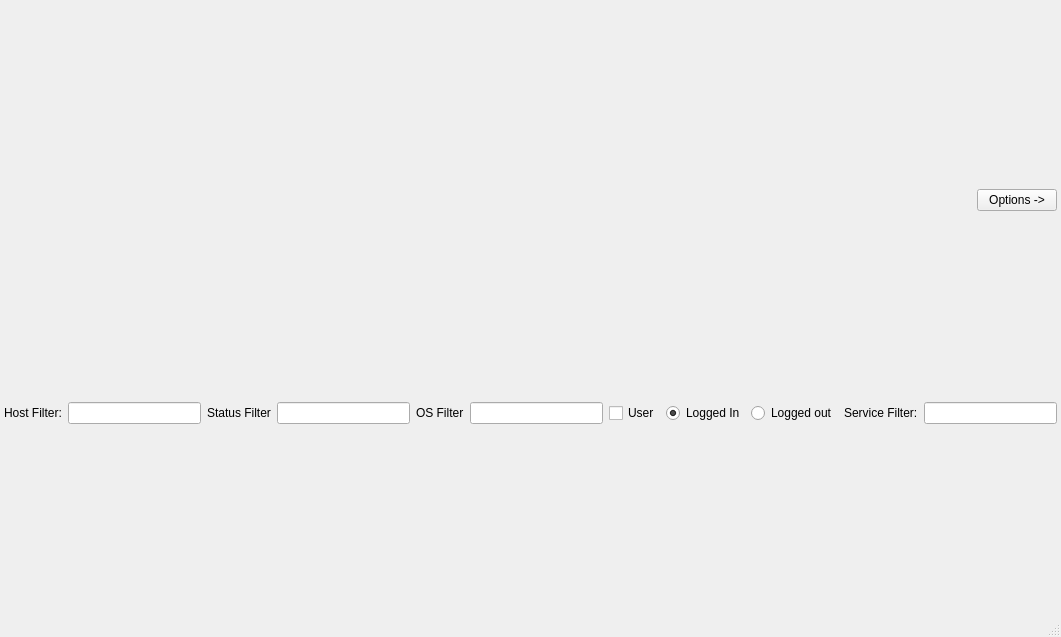
<?xml version="1.0" encoding="UTF-8"?>
<ui version="4.0">
 <class>HostServiceMatrixWindowUi</class>
 <widget class="QMainWindow" name="HostServiceMatrixWindowUi">
  <property name="geometry">
   <rect>
    <x>0</x>
    <y>0</y>
    <width>1061</width>
    <height>637</height>
   </rect>
  </property>
  <property name="windowTitle">
   <string>MainWindow</string>
  </property>
  <widget class="QWidget" name="mCentralWidget">
   <layout class="QVBoxLayout">
    <property name="spacing">
     <number>6</number>
    </property>
    <property name="margin">
     <number>4</number>
    </property>
    <item>
     <layout class="QHBoxLayout" name="horizontalLayout">
      <property name="spacing">
       <number>6</number>
      </property>
      <item>
       <widget class="RecordCombo" name="mHostGroupCombo" native="true">
        <property name="sizePolicy">
         <sizepolicy hsizetype="Ignored" vsizetype="Ignored">
          <horstretch>0</horstretch>
          <verstretch>0</verstretch>
         </sizepolicy>
        </property>
       </widget>
      </item>
      <item>
       <widget class="QPushButton" name="mOptionsButton">
        <property name="sizePolicy">
         <sizepolicy hsizetype="Maximum" vsizetype="Fixed">
          <horstretch>0</horstretch>
          <verstretch>0</verstretch>
         </sizepolicy>
        </property>
        <property name="text">
         <string>Options -&gt;</string>
        </property>
       </widget>
      </item>
     </layout>
    </item>
    <item>
     <layout class="QHBoxLayout">
      <property name="spacing">
       <number>6</number>
      </property>
      <property name="margin">
       <number>0</number>
      </property>
      <item>
       <widget class="QLabel" name="label">
        <property name="text">
         <string>Host Filter:</string>
        </property>
       </widget>
      </item>
      <item>
       <widget class="QLineEdit" name="mHostFilterEdit"/>
      </item>
      <item>
       <widget class="QLabel" name="label_3">
        <property name="text">
         <string>Status Filter</string>
        </property>
       </widget>
      </item>
      <item>
       <widget class="QLineEdit" name="mHostStatusFilterEdit"/>
      </item>
      <item>
       <widget class="QLabel" name="label_4">
        <property name="text">
         <string>OS Filter</string>
        </property>
       </widget>
      </item>
      <item>
       <widget class="QLineEdit" name="mHostOsFilterEdit"/>
      </item>
      <item>
       <widget class="QCheckBox" name="mHostUserLoggedInCheckbox">
        <property name="text">
         <string>User</string>
        </property>
       </widget>
      </item>
      <item>
       <widget class="QRadioButton" name="mUserLoggedInType">
        <property name="text">
         <string>Logged In</string>
        </property>
        <property name="checked">
         <bool>true</bool>
        </property>
       </widget>
      </item>
      <item>
       <widget class="QRadioButton" name="mUserLoggedOutType">
        <property name="text">
         <string>Logged out</string>
        </property>
       </widget>
      </item>
      <item>
       <widget class="QLabel" name="label_2">
        <property name="text">
         <string>Service Filter:</string>
        </property>
       </widget>
      </item>
      <item>
       <widget class="QLineEdit" name="mServiceFilterEdit"/>
      </item>
     </layout>
    </item>
   </layout>
  </widget>
  <widget class="QMenuBar" name="menubar">
   <property name="geometry">
    <rect>
     <x>0</x>
     <y>0</y>
     <width>1061</width>
     <height>25</height>
    </rect>
   </property>
  </widget>
  <widget class="QStatusBar" name="statusbar"/>
 </widget>
 <customwidgets>
  <customwidget>
   <class>RecordCombo</class>
   <extends>QWidget</extends>
   <header>recordcombo.h</header>
  </customwidget>
 </customwidgets>
 <resources/>
 <connections/>
</ui>
